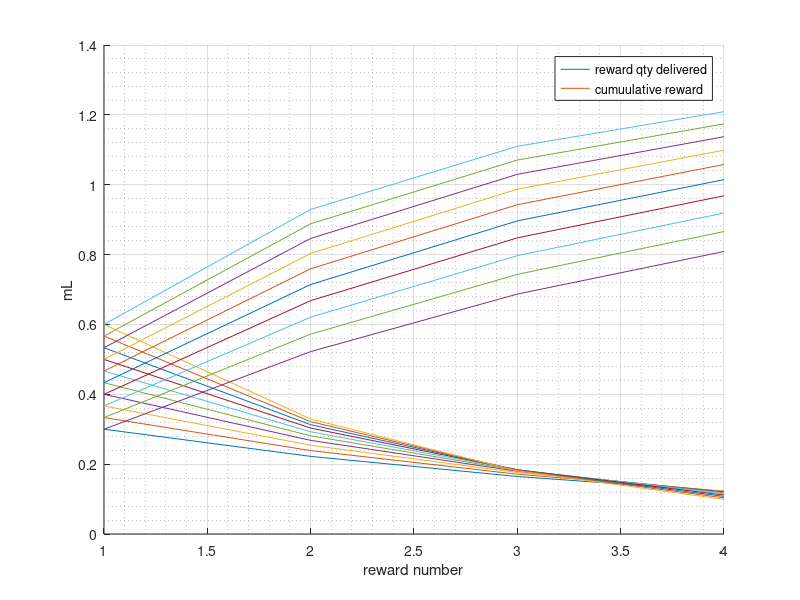
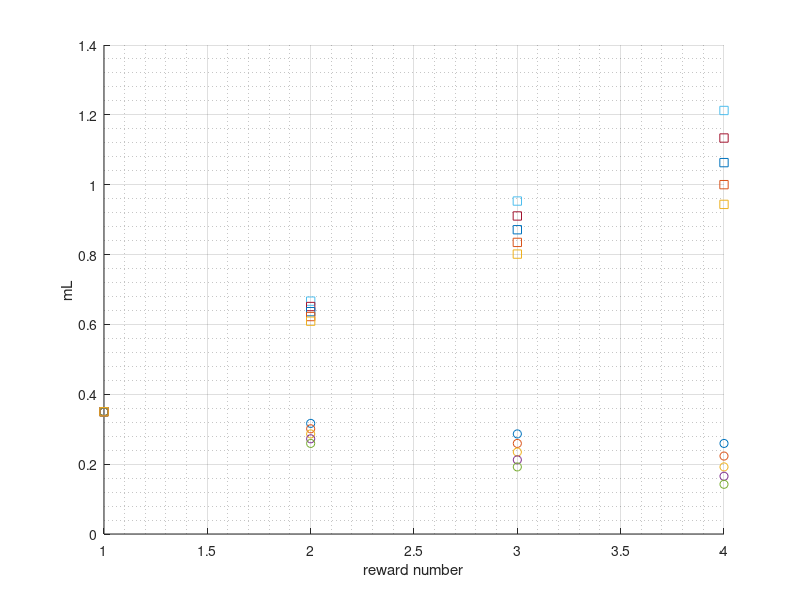
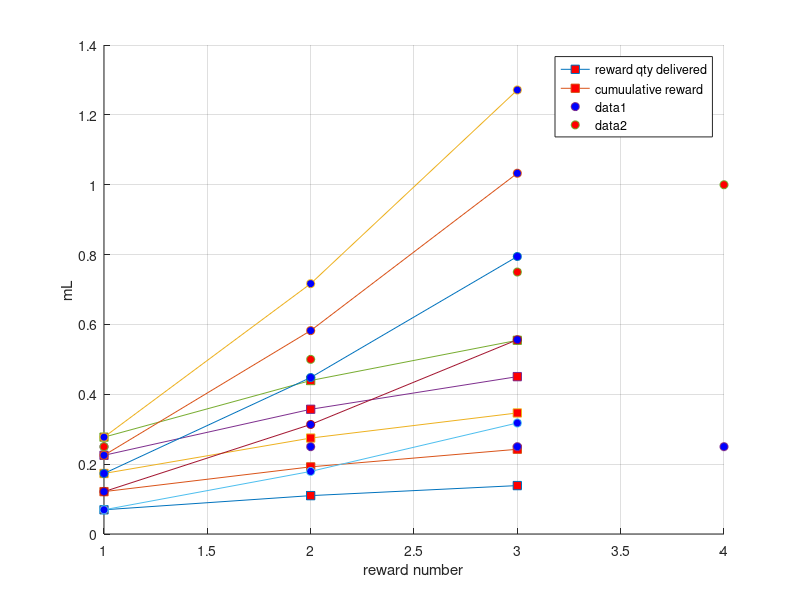

Here is the MATLAB script that generated these plots, in order:

%% exponential rewards (common lambda)
clear
% lambda = 0.42; %0.42 for 0.75 mL
lambda = linspace(0.3,0.6,10)';
x = linspace(1,4,4)';
y = lambda' .* exp(-lambda * (x'-1))';


close all
hold on
% plot(x,y,'o', 'MarkerFaceColor', 'b')
plot(x,y);
% plot(x,cumsum(y),'o', 'MarkerFaceColor', 'r')
plot(x,cumsum(y))
legend('reward qty delivered','cumuulative reward')
% title(['lambda = ' num2str(lambda)])
xlabel('reward number')
ylabel('mL')
grid on
grid minor

%% decreasing exponential rewards (separate slope commands)
clear
% lambda = 0.42; %0.42 for 0.75 mL
% a = linspace(0,1,10)';

NUM_COMPARED = 5;

a = ones(NUM_COMPARED,1) * 0.35;
b = linspace(0.1,0.3,NUM_COMPARED)';
% b = ones(10,1);
x = linspace(1,4,4)';
y = a' .* exp(-b * (x'-1))';



close all
f = figure();
hold on

% h = zeros(2,1);
% h(1) = plot(x,y, 'o');
% h(2) = plot(x,cumsum(y), 's');

% plot(x,y,'o', 'MarkerFaceColor', 'b')
% plot(x,cumsum(y),'o', 'MarkerFaceColor', 'r')

plot(x,y, 'o');
plot(x,cumsum(y), 's');

% legend(h, 'reward qty delivered', 'cumuulative reward')
% title(['lambda = ' num2str(lambda)])
xlabel('reward number')
ylabel('mL')
grid on
grid minor


%% exponential increasing rewards (separate slope commands)
clear
% lambda = 0.42; %0.42 for 0.75 mL
% a = linspace(0,1,10)';

NUM_COMPARED = 5;
NUM_REWARDS = 3;

a = ones(NUM_COMPARED,1) * 0.15;
b = linspace(0.1,0.4,NUM_COMPARED)';
x = linspace(1,NUM_REWARDS,NUM_REWARDS)';
y = b * log(x'+1);

close all
f = figure();
hold on

% h = zeros(2,1);
% h(1) = plot(x,y, 'o');
% h(2) = plot(x,cumsum(y), 's');

% plot(x,y,'o', 'MarkerFaceColor', 'b')
% plot(x,cumsum(y),'o', 'MarkerFaceColor', 'r')

plot(x,y, 'Marker', 's', 'MarkerFaceColor' , 'red');
plot(x, cumsum(y,2), 'Marker', 'o', 'MarkerFaceColor' , 'blue');

legend('reward qty delivered', 'cumuulative reward')
% title(['lambda = ' num2str(lambda)])
xlabel('reward number')
ylabel('mL')
grid on
grid minor



%% constant rewards
x = linspace(1,4,4);
y = x * 0 + 0.25;

close all 
hold on
plot(x,y,'o', 'MarkerFaceColor', 'b')
plot(x,cumsum(y),'o', 'MarkerFaceColor', 'r')
% legend('reward qty delivered','cumuulative reward')
% title(['lambda = ' num2str(lambda)])
xlabel('reward number')
ylabel('mL')
grid on
grid minor
